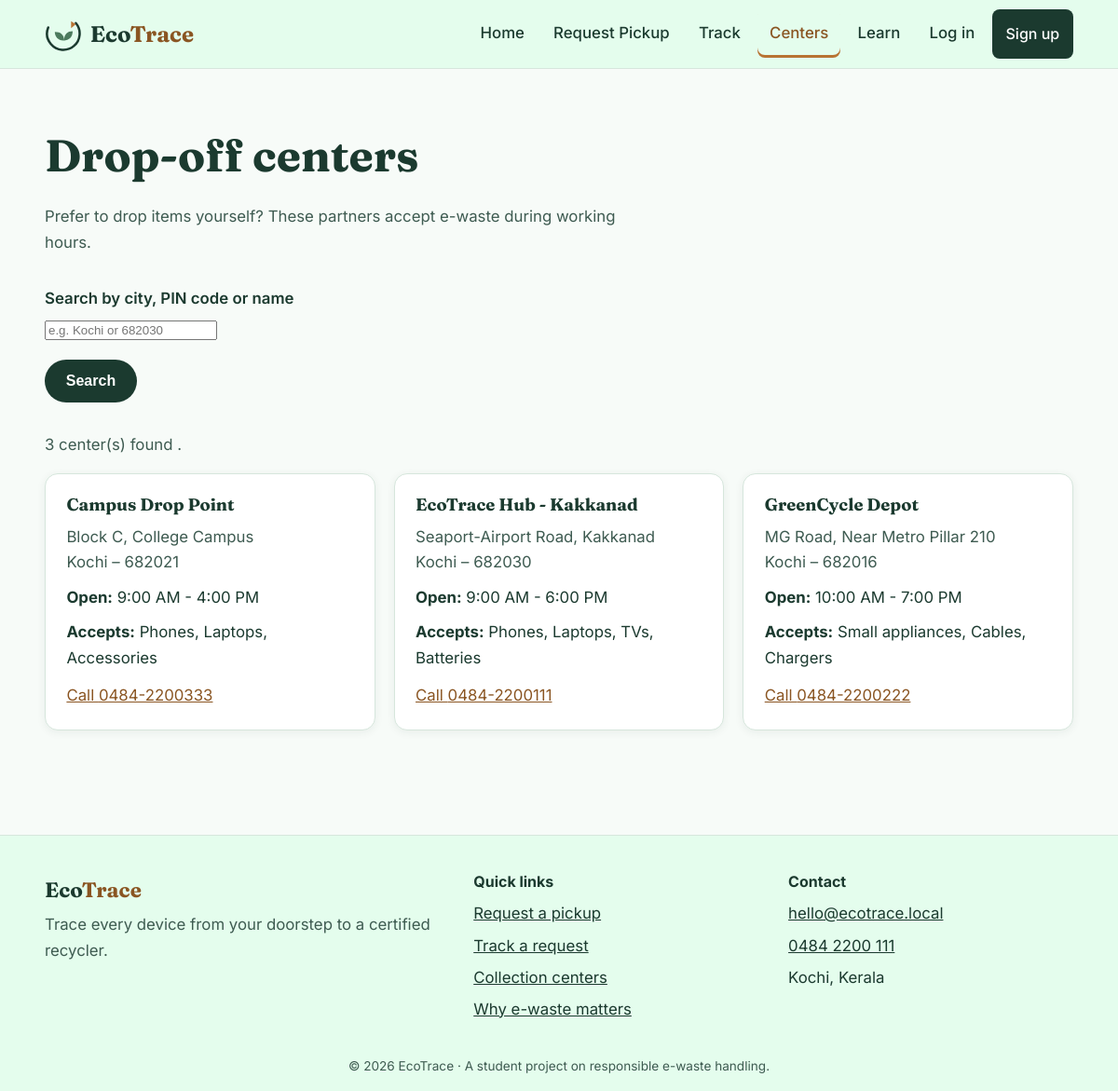
Page /centers.php on the committed database.
### tables this page shows
CREATE TABLE IF NOT EXISTS centers (
  id        INT AUTO_INCREMENT PRIMARY KEY,
  name      VARCHAR(150) NOT NULL,
  address   VARCHAR(255) NOT NULL,
  city      VARCHAR(80)  NOT NULL,
  pincode   VARCHAR(10)  NOT NULL,
  phone     VARCHAR(20)  DEFAULT NULL,
  timings   VARCHAR(100) DEFAULT '10:00 AM - 6:00 PM',
  accepts   VARCHAR(255) DEFAULT 'Phones, Laptops, Batteries, Cables',
  is_active TINYINT(1)   NOT NULL DEFAULT 1
);

### centers.php (the view, shortened to what this page needs)
<?php
require_once 'config.php';
$search = '';
if ($search != '') {
    $like = '%' . $search . '%';
    $stmt = $conn->prepare(
        'SELECT * FROM centers
         WHERE is_active = 1 AND (city LIKE ? OR pincode LIKE ? OR name LIKE ?)
         ORDER BY city, name'
    );
    $stmt->bind_param('sss', $like, $like, $like);
} else {
    $stmt = $conn->prepare('SELECT * FROM centers WHERE is_active = 1 ORDER BY city, name');
}
$stmt->execute();
$centers = $stmt->get_result()->fetch_all(MYSQLI_ASSOC);
$active = 'centers.php';
include 'includes/header.php';
?>
<section>
  <div class="wrap">
    <div class="section-head">
      <h1>Drop-off centers</h1>
      <p class="muted">Prefer to drop items yourself? These partners accept e-waste during working hours.</p>
    </div>
    <form method="get" action="centers.php" role="search" style="max-width:520px;margin-bottom:2rem">
      <div class="field">
        <label for="q">Search by city, PIN code or name</label>
        <input type="search" id="q" name="q" value="<?php echo htmlspecialchars($search); ?>" placeholder="e.g. Kochi or 682030">
      </div>
      <button class="btn btn-solid" type="submit">Search</button>
    </form>
    <p role="status" class="muted">
      <?php echo count($centers); ?> center(s) found
      <?php if ($search != '') { ?>
        for "<?php echo htmlspecialchars($search); ?>"
      <?php } ?>.
    </p>
    <?php if (count($centers) > 0) { ?>
      <div class="grid grid-3" style="margin-top:1rem">
        <?php foreach ($centers as $c) { ?>
          <article class="card">
            <h2 style="font-size:1.15rem"><?php echo htmlspecialchars($c['name']); ?></h2>
            <p class="muted" style="margin-bottom:.6rem">
              <?php echo htmlspecialchars($c['address']); ?><br>
              <?php echo htmlspecialchars($c['city']); ?> &ndash; <?php echo htmlspecialchars($c['pincode']); ?>
            </p>
            <p style="margin-bottom:.6rem"><strong>Open:</strong> <?php echo htmlspecialchars($c['timings']); ?></p>
            <p style="margin-bottom:.8rem"><strong>Accepts:</strong> <?php echo htmlspecialchars($c['accepts']); ?></p>
            <?php if ($c['phone']) { ?>
              <p style="margin:0"><a href="tel:<?php echo htmlspecialchars($c['phone']); ?>">Call <?php echo htmlspecialchars($c['phone']); ?></a></p>
            <?php } ?>
          </article>
        <?php } ?>
      </div>
    <?php } else { ?>
      <div class="card"><p>No center matched that search. Try a nearby city, or <a href="request.php">book a doorstep pickup</a> instead.</p></div>
    <?php } ?>
  </div>
</section>
<?php include 'includes/footer.php'; ?>

### includes/header.php (shortened to what this page needs)
<!DOCTYPE html>
<html lang="en">
<head>
<link rel="stylesheet" href="assets/css/style.css?v=2">
</head>
<body>
<header class="site-header">
  <div class="wrap header-inner">
    <a class="brand" href="index.php">
      <span class="brand-text"><span class="brand-eco">Eco</span><span class="brand-trace">Trace</span></span>
    </a>
    <nav id="mainNav" class="main-nav" aria-label="Main navigation">
      <ul>
        <li>
          <?php if ($active == 'index.php') { ?>
            <a href="index.php" aria-current="page">Home</a>
          <?php } else { ?>
            <a href="index.php">Home</a>
          <?php } ?>
        </li>
        <li>
          <?php if ($active == 'request.php') { ?>
            <a href="request.php" aria-current="page">Request Pickup</a>
          <?php } else { ?>
            <a href="request.php">Request Pickup</a>
          <?php } ?>
        </li>
        <li>
          <?php if ($active == 'track.php') { ?>
            <a href="track.php" aria-current="page">Track</a>
          <?php } else { ?>
            <a href="track.php">Track</a>
          <?php } ?>
        </li>
        <li>
          <?php if ($active == 'centers.php') { ?>
            <a href="centers.php" aria-current="page">Centers</a>
          <?php } else { ?>
            <a href="centers.php">Centers</a>
          <?php } ?>
        </li>
        <li>
          <?php if ($active == 'awareness.php') { ?>
            <a href="awareness.php" aria-current="page">Learn</a>
          <?php } else { ?>
            <a href="awareness.php">Learn</a>
          <?php } ?>
        </li>
        <?php if (isset($_SESSION['user_id'])) { ?>
          <?php if ($_SESSION['role'] == 'admin') { ?>
            <li>
              <?php if ($active == 'admin_dashboard.php') { ?>
                <a href="admin_dashboard.php" aria-current="page">Admin</a>
              <?php } else { ?>
                <a href="admin_dashboard.php">Admin</a>
              <?php } ?>
            </li>
          <?php } ?>
          <li>
            <?php if ($active == 'dashboard.php') { ?>
              <a href="dashboard.php" aria-current="page">My Dashboard</a>
            <?php } else { ?>
              <a href="dashboard.php">My Dashboard</a>
            <?php } ?>
          </li>
          <li><a class="btn btn-ghost" href="logout.php">Log out</a></li>
        <?php } else { ?>
          <li>
            <?php if ($active == 'login.php') { ?>
              <a href="login.php" aria-current="page">Log in</a>
            <?php } else { ?>
              <a href="login.php">Log in</a>
            <?php } ?>
          </li>
          <li><a class="btn btn-solid" href="register.php">Sign up</a></li>
        <?php } ?>
      </ul>
    </nav>
  </div>
</header>
<main id="main">

### includes/footer.php
</main>
<footer class="site-footer">
  <div class="wrap footer-grid">
    <div>
      <p class="footer-brand"><span class="brand-eco">Eco</span><span class="brand-trace">Trace</span></p>
      <p class="muted">Trace every device from your doorstep to a certified recycler.</p>
    </div>
    <div>
      <h2 class="footer-head">Quick links</h2>
      <ul class="plain">
        <li><a href="request.php">Request a pickup</a></li>
        <li><a href="track.php">Track a request</a></li>
        <li><a href="centers.php">Collection centers</a></li>
        <li><a href="awareness.php">Why e-waste matters</a></li>
      </ul>
    </div>
    <div>
      <h2 class="footer-head">Contact</h2>
      <ul class="plain">
        <li><a href="mailto:hello@ecotrace.local">hello@ecotrace.local</a></li>
        <li><a href="tel:+914842200111">0484 2200 111</a></li>
        <li>Kochi, Kerala</li>
      </ul>
    </div>
  </div>
  <p class="copyright">&copy; <?php echo date('Y'); ?> EcoTrace &middot; A student project on responsible e-waste handling.</p>
</footer>
</body>
</html>

### assets/css/style.css (style rules this page uses)
:root { --ink: #1B3A2F; --ink-soft: #3E5B51; --moss: #4C7A5D; --copper: #B87333; --copper-txt: #8A5522; --mint: #E4FDED; --page: #F7FBF8; --card: #FFFFFF; --line: #D6E6DC; --focus: #0B5FFF; --radius: 14px; --shadow: 0 2px 10px rgba(27, 58, 47, .07); --wrap: 1120px; }
* { box-sizing: border-box; }
html { scroll-behavior: smooth; }
body { margin: 0; background: var(--page); color: var(--ink); font-family: 'Inter', system-ui, -apple-system, 'Segoe UI', sans-serif; font-size: 1.05rem; line-height: 1.65; -webkit-font-smoothing: antialiased; }
h1, h2, h3 { font-family: 'Fraunces', Georgia, serif; line-height: 1.2; margin: 0 0 .5em; }
h1 { font-size: clamp(2rem, 5vw, 3rem); }
h2 { font-size: clamp(1.5rem, 3.5vw, 2.1rem); }
a { color: var(--copper-txt); }
p { margin: 0 0 1rem; }
.muted { color: var(--ink-soft); }
.wrap { width: min(var(--wrap), 92%); margin-inline: auto; }
.plain { list-style: none; padding: 0; margin: 0; }
.site-header { background: var(--mint); border-bottom: 1px solid var(--line); position: sticky; top: 0; z-index: 50; }
.header-inner { display: flex; align-items: center; justify-content: space-between; gap: 1rem; padding: .6rem 0; flex-wrap: wrap; }
.brand { display: flex; align-items: center; gap: .55rem; text-decoration: none; }
.brand-text { font-family: 'Fraunces', serif; font-size: 1.5rem; font-weight: 700; }
.brand-eco { color: var(--ink); }
.brand-trace { color: var(--copper-txt); }
.main-nav ul { list-style: none; display: flex; align-items: center; gap: .35rem; margin: 0; padding: 0; flex-wrap: wrap; }
.main-nav a { display: inline-block; padding: .6rem .8rem; color: var(--ink); text-decoration: none; font-weight: 500; border-radius: 8px; min-height: 44px; line-height: 1.9; }
.main-nav a.btn-solid { color: #fff; }
.main-nav a[aria-current="page"] { color: var(--copper-txt); box-shadow: inset 0 -3px 0 var(--copper); }
.btn { display: inline-block; padding: .75rem 1.3rem; border-radius: 999px; font-weight: 600; text-decoration: none; cursor: pointer; border: 2px solid transparent; font-size: 1rem; min-height: 44px; }
.btn-solid { background: var(--ink); color: #fff; }
section { padding: clamp(2.5rem, 6vw, 4rem) 0; }
.section-head { max-width: 60ch; margin-bottom: 2rem; }
.grid { display: grid; gap: 1.25rem; }
.grid-3 { grid-template-columns: repeat(auto-fit, minmax(270px, 1fr)); }
.card { background: var(--card); border: 1px solid var(--line); border-radius: var(--radius); padding: 1.4rem; box-shadow: var(--shadow); }
.field { margin-bottom: 1.15rem; }
.field label, legend { display: block; font-weight: 600; margin-bottom: .35rem; color: var(--ink); }
.site-footer { background: var(--mint); border-top: 1px solid var(--line); padding: 2.5rem 0 1rem; margin-top: 3rem; }
.footer-grid { display: grid; grid-template-columns: 1.4fr 1fr 1fr; gap: 2rem; }
.footer-brand { font-family: 'Fraunces', serif; font-size: 1.4rem; font-weight: 700; margin: 0 0 .3rem; }
.footer-head { font-size: 1rem; font-family: 'Inter', sans-serif; margin-bottom: .5rem; }
.site-footer a { color: var(--ink); }
.site-footer li { padding: .2rem 0; }
.copyright { text-align: center; font-size: .85rem; color: var(--ink-soft); margin: 2rem 0 0; }

### rows in the picture
centers: name "Campus Drop Point", address "Block C, College Campus", city "Kochi", pincode "682021", timings "9:00 AM - 4:00 PM", accepts "Phones, Laptops, Accessories", phone "0484-2200333"
centers: name "EcoTrace Hub - Kakkanad", address "Seaport-Airport Road, Kakkanad", city "Kochi", pincode "682030", timings "9:00 AM - 6:00 PM", accepts "Phones, Laptops, TVs, Batteries", phone "0484-2200111"
centers: name "GreenCycle Depot", address "MG Road, Near Metro Pillar 210", city "Kochi", pincode "682016", timings "10:00 AM - 7:00 PM", accepts "Small appliances, Cables, Chargers", phone "0484-2200222"

### other values in the picture
count($centers) "3"
